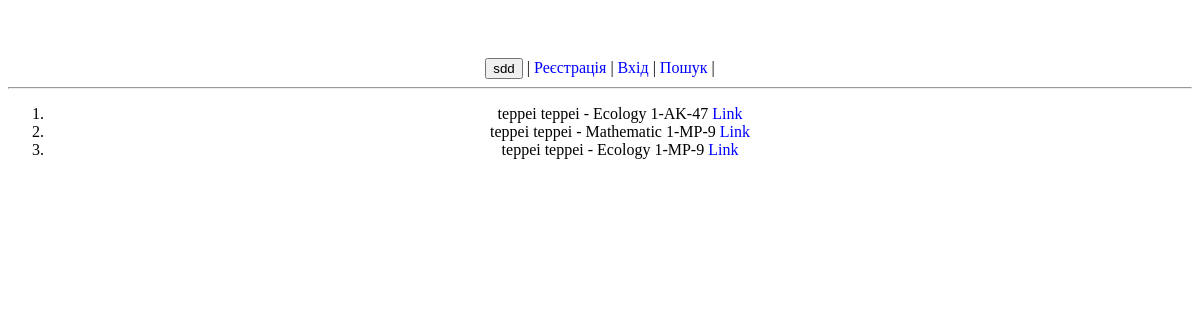
Before: /journal/teacher-15/list/ with the older database file.
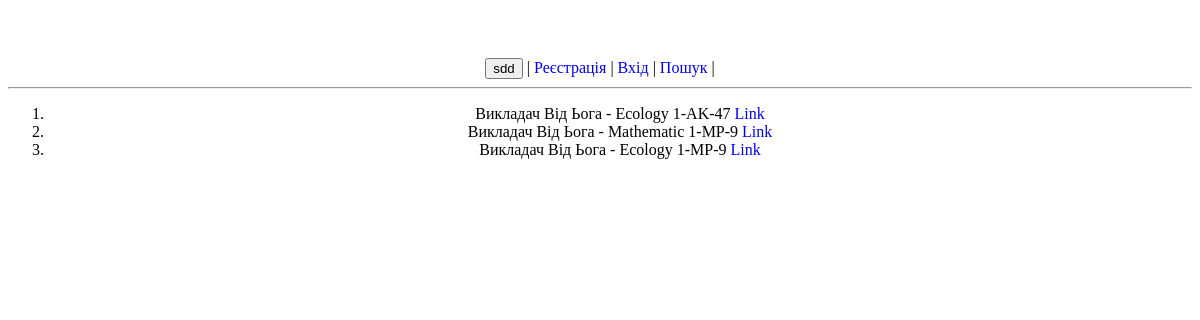
After: the same page with the newer database file.
### journal/models.py (models this page shows, shortened)
class TeacherSubject(models.Model):
    teacher = models.ForeignKey("Teacher", on_delete=models.CASCADE, verbose_name="Викладач")
    group_subject = models.ForeignKey("GroupSubject", on_delete=models.CASCADE)
    semester = models.PositiveIntegerField(verbose_name="Семестр")
    academic_year = models.CharField(max_length=4, verbose_name="Навчальний рік")
    students = models.CharField(max_length=1000, null=True, verbose_name="Студенти")
    def __str__(self):
        return f"{self.teacher} - {self.group_subject}"

class Teacher(models.Model):
    user = models.OneToOneField(settings.AUTH_USER_MODEL, on_delete=models.CASCADE)
    specializations = models.CharField(max_length=1000, null=True, verbose_name="Спеціалізації")
    def __str__(self):
        return str(self.user)

class CustomUser(AbstractBaseUser):
    name = models.CharField(max_length=15, null=False, verbose_name="Ім'я")
    surname = models.CharField(max_length=15, null=False, verbose_name="Прізвище")
    patronymic = models.CharField(max_length=15, blank=True, null=True, verbose_name="По батькові")
    email = models.EmailField(unique=True)  # require
    phone_number = models.CharField(max_length=16, blank=True, null=True, verbose_name="Номер телефону")
    avatar = models.ImageField(upload_to='user/avatar/', blank=True, null=True, verbose_name="Аватар")
    date_of_birth = models.DateField(null=True, verbose_name="День народження")
    about = models.TextField(null=True, verbose_name="Про себе")
    role = models.CharField(max_length=8, null=False, default="Other", verbose_name="Роль")
    is_active = models.BooleanField(default=True)
    is_staff = models.BooleanField(default=False)
    is_admin = models.BooleanField(default=False)
    USERNAME_FIELD = 'email'
    REQUIRED_FIELDS = ["name", "surname"]
    objects = CustomUserManager()
    def __str__(self):
        if self.name and self.surname:
            return f'{self.surname} {self.name}'
        return self.email.split('@')[0]

class GroupSubject(models.Model):
    group = models.ForeignKey('Group', on_delete=models.CASCADE, verbose_name="Група")
    subject = models.ForeignKey('Subject', on_delete=models.CASCADE, verbose_name="Предмет")
    amount_of_hours = models.PositiveIntegerField(verbose_name="Кількість годин")
    def __str__(self):
        return f"{self.subject.name} {self.group.name}"

class Subject(models.Model):
    name = models.CharField(max_length=45, verbose_name="Назва предмету")
    slug = models.SlugField(max_length=45, unique=True, verbose_name="Ідентифікатор")
    short_name = models.CharField(max_length=33, verbose_name="Скорочена назва предмету")
    evaluation_system = models.ForeignKey("EvaluationSystem", on_delete=models.CASCADE, verbose_name="Система оцінювання")

class Group(models.Model):
    name = models.CharField(max_length=45, verbose_name="Назва групи")
    slug = models.SlugField(max_length=45, unique=True, verbose_name="URL")
    teacher = models.OneToOneField('Teacher', on_delete=models.CASCADE)

### journal/views.py (the view)
# urls.py: path('journal/teacher-<int:teacher_pk>/list/', teacher_journal_list, name="teacher_journal_list"),
def teacher_journal_list(request, teacher_pk):
    teacher_subj_objs = TeacherSubject.objects.filter(teacher__pk=teacher_pk)
    replacement_objs = Replacement.objects.filter(teacher__pk=teacher_pk)
    context = {
        'title': 'Teacher journal list',
        'teacher_subjects': teacher_subj_objs,
        'replacements': replacement_objs,
    }
    return render(request, 'journal/teacher_journals.html', context=context)

### journal/templates/journal/teacher_journals.html (shortened to what this page needs)
{% extends 'journal/base.html' %}
{% block main %}
<ol>
{% for teacher_subject in teacher_subjects %}
    <li>{{ teacher_subject }}
        <a href="{% url 'teacher_journal' teacher_subject.teacher.pk teacher_subject.group_subject.group.slug teacher_subject.group_subject.subject.slug %}">Link</a>
    </li>
{% endfor %}
</ol>
{% endblock %}

### journal/templates/journal/base.html (shortened to what this page needs)
{% load static %}
<!DOCTYPE html>
<html lang="en">
<head>
    <link type="text/css" href="{% static 'journal/styles.css' %}" rel="stylesheet" />
</head>
<body style="text-align: center; padding-top: 50px;">
<button id="show-message">sdd</button>
{% block menu %}
| <a type="button" href="{% url 'register' %}">Реєстрація</a> |
<a type="button" href="{% url 'login' %}">Вхід</a> |
<a type="button" href="{% url 'find_person' %}">Пошук</a> |
<hr>
{% endblock %}
{% block main %}
{% endblock %}
</body>
</html>

### journal/static/journal/styles.css (style rules this page uses)
a { text-decoration: none; color: blue; }

Changed rows visible on the page:
changed through a linked row, TeacherSubject: teacher+group_subject "teppei teppei - Ecology 1-AK-47" → "Викладач Від Ьога - Ecology 1-AK-47"
changed through a linked row, TeacherSubject: teacher+group_subject "teppei teppei - Mathematic 1-MP-9" → "Викладач Від Ьога - Mathematic 1-MP-9"
changed through a linked row, TeacherSubject: teacher+group_subject "teppei teppei - Ecology 1-MP-9" → "Викладач Від Ьога - Ecology 1-MP-9"
